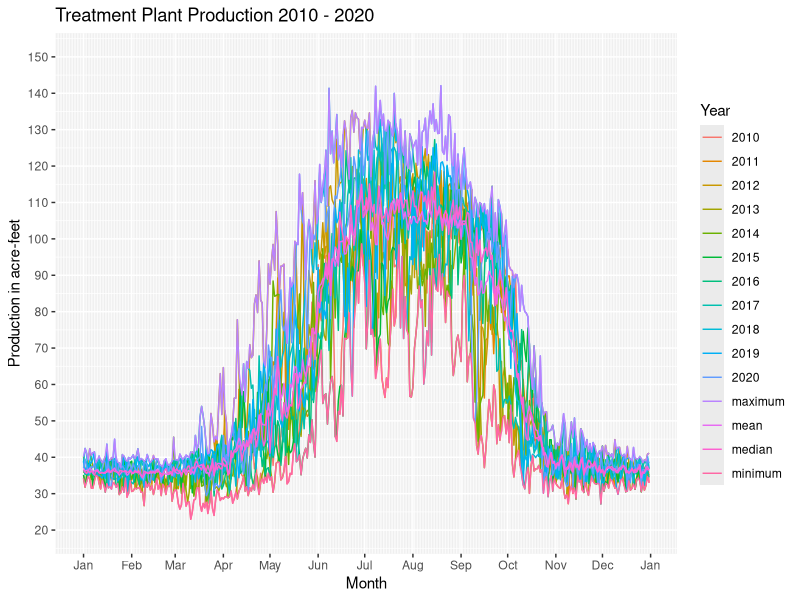

Here is the R script that generated this plot:
# Copyright: City of Thornton Water Resources
# Author: John Orr
# Plot dfinal data
# This program plots the production data from dfinal.csv in lines. Each line
# represents a year in a different color.
# 
library(ggplot2)
library(scales)
#
# Open dfinal.csv
#
dfinal <- read.csv("dfinal.csv", header = TRUE, sep = ",", 
                   stringsAsFactors = FALSE, check.names = FALSE)
#
# Transform the Month_Day column so that ggplot can treat it as a date
# sequence for plotting
#
dfinal$Month_Day <- as.Date(paste("2021-", dfinal$Month_Day, sep = ""))
#
# Used during testing
View(dfinal)
#
# create the plot
p <- ggplot(dfinal) + 
  geom_line(aes(x = Month_Day, y = `2010`, color = "2010")) + 
  geom_line(aes(x = Month_Day, y = `2011`, color = "2011")) + 
  geom_line(aes(x = Month_Day, y = `2012`, color = "2012")) + 
  geom_line(aes(x = Month_Day, y = `2013`, color = "2013")) + 
  geom_line(aes(x = Month_Day, y = `2014`, color = "2014")) + 
  geom_line(aes(x = Month_Day, y = `2015`, color = "2015")) + 
  geom_line(aes(x = Month_Day, y = `2016`, color = "2016")) + 
  geom_line(aes(x = Month_Day, y = `2017`, color = "2017")) + 
  geom_line(aes(x = Month_Day, y = `2018`, color = "2018")) + 
  geom_line(aes(x = Month_Day, y = `2019`, color = "2019")) + 
  geom_line(aes(x = Month_Day, y = `2020`, color = "2020")) +
  geom_line(aes(x = Month_Day, y = Mean, color="mean")) +
  geom_line(aes(x = Month_Day, y = Median, color="median")) +
  geom_line(aes(x = Month_Day, y = Maximum, color = "maximum")) +
  geom_line(aes(x = Month_Day, y = Minimum, color = "minimum")) +
  scale_color_discrete(name = "Year") +
  scale_y_continuous(breaks = seq(20, 150, by=10), limits=c(20,150)) +
  scale_x_date(breaks = "1 month", minor_breaks = "1 day", labels=date_format("%b")) +
  labs(x = "Month", y = "Production in acre-feet", title = "Treatment Plant Production 2010 - 2020")
#
# Display the plot
#
print(p)
#
# End of production_plot_lines.R